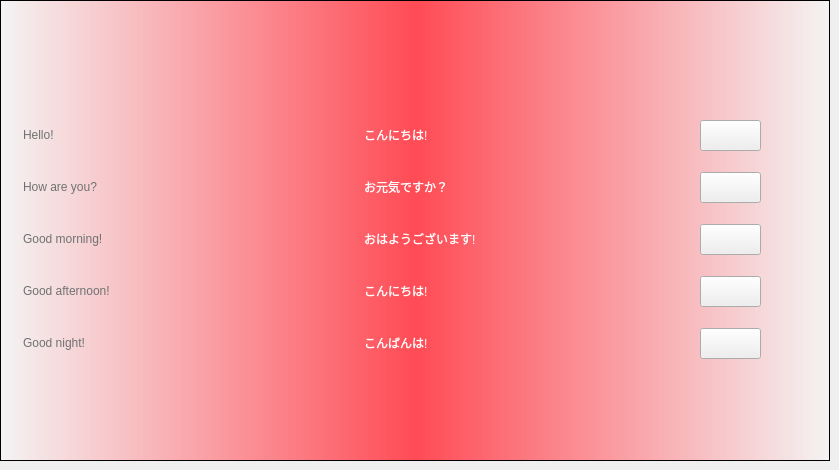
  <widget class="QWidget" name="tab_7">
   <attribute name="title">
    <string>Japanese</string>
   </attribute>
   <widget class="QFrame" name="frame_7">
    <property name="geometry">
     <rect>
      <x>0</x>
      <y>0</y>
      <width>830</width>
      <height>461</height>
     </rect>
    </property>
    <property name="styleSheet">
     <string notr="true">QFrame {
	color: #717171;
}

QFrame#frame_7 { 
	background-color: qlineargradient(spread:pad, x1:0, y1:0, x2:1, y2:0, stop:0 rgba(244, 244, 244, 255), stop:0.5 rgba(255, 75, 85, 255), stop:1 rgba(244, 244, 244, 255));
}</string>
    </property>
    <property name="frameShape">
     <enum>QFrame::StyledPanel</enum>
    </property>
    <property name="frameShadow">
     <enum>QFrame::Raised</enum>
    </property>
    <widget class="QLabel" name="lb_flag_japanese">
     <property name="geometry">
      <rect>
       <x>364</x>
       <y>20</y>
       <width>102</width>
       <height>64</height>
      </rect>
     </property>
     <property name="styleSheet">
      <string notr="true"/>
     </property>
     <property name="text">
      <string/>
     </property>
    </widget>
    <widget class="QLabel" name="label_65">
     <property name="geometry">
      <rect>
       <x>23</x>
       <y>112</y>
       <width>100</width>
       <height>46</height>
      </rect>
     </property>
     <property name="styleSheet">
      <string notr="true">font: 75 28pt &quot;Trebuchet MS&quot;;</string>
     </property>
     <property name="text">
      <string>Hello!</string>
     </property>
    </widget>
    <widget class="QLabel" name="label_66">
     <property name="geometry">
      <rect>
       <x>23</x>
       <y>320</y>
       <width>196</width>
       <height>46</height>
      </rect>
     </property>
     <property name="styleSheet">
      <string notr="true">font: 75 28pt &quot;Trebuchet MS&quot;;</string>
     </property>
     <property name="text">
      <string>Good night!</string>
     </property>
    </widget>
    <widget class="QLabel" name="label_67">
     <property name="geometry">
      <rect>
       <x>23</x>
       <y>164</y>
       <width>219</width>
       <height>46</height>
      </rect>
     </property>
     <property name="styleSheet">
      <string notr="true">font: 75 28pt &quot;Trebuchet MS&quot;;</string>
     </property>
     <property name="text">
      <string>How are you?</string>
     </property>
    </widget>
    <widget class="QLabel" name="label_68">
     <property name="geometry">
      <rect>
       <x>23</x>
       <y>216</y>
       <width>246</width>
       <height>46</height>
      </rect>
     </property>
     <property name="styleSheet">
      <string notr="true">font: 75 28pt &quot;Trebuchet MS&quot;;</string>
     </property>
     <property name="text">
      <string>Good morning!</string>
     </property>
    </widget>
    <widget class="QLabel" name="label_69">
     <property name="geometry">
      <rect>
       <x>23</x>
       <y>268</y>
       <width>273</width>
       <height>46</height>
      </rect>
     </property>
     <property name="styleSheet">
      <string notr="true">font: 75 28pt &quot;Trebuchet MS&quot;;</string>
     </property>
     <property name="text">
      <string>Good afternoon!</string>
     </property>
    </widget>
    <widget class="QPushButton" name="pushButton_31">
     <property name="enabled">
      <bool>true</bool>
     </property>
     <property name="geometry">
      <rect>
       <x>700</x>
       <y>120</y>
       <width>61</width>
       <height>31</height>
      </rect>
     </property>
     <property name="styleSheet">
      <string notr="true"/>
     </property>
     <property name="text">
      <string/>
     </property>
    </widget>
    <widget class="QPushButton" name="pushButton_32">
     <property name="geometry">
      <rect>
       <x>700</x>
       <y>172</y>
       <width>61</width>
       <height>31</height>
      </rect>
     </property>
     <property name="text">
      <string/>
     </property>
    </widget>
    <widget class="QPushButton" name="pushButton_33">
     <property name="geometry">
      <rect>
       <x>700</x>
       <y>224</y>
       <width>61</width>
       <height>31</height>
      </rect>
     </property>
     <property name="text">
      <string/>
     </property>
    </widget>
    <widget class="QPushButton" name="pushButton_34">
     <property name="geometry">
      <rect>
       <x>700</x>
       <y>276</y>
       <width>61</width>
       <height>31</height>
      </rect>
     </property>
     <property name="text">
      <string/>
     </property>
    </widget>
    <widget class="QPushButton" name="pushButton_35">
     <property name="geometry">
      <rect>
       <x>700</x>
       <y>328</y>
       <width>61</width>
       <height>31</height>
      </rect>
     </property>
     <property name="text">
      <string/>
     </property>
    </widget>
    <widget class="QLabel" name="label_70">
     <property name="geometry">
      <rect>
       <x>364</x>
       <y>216</y>
       <width>281</width>
       <height>46</height>
      </rect>
     </property>
     <property name="styleSheet">
      <string notr="true">font: 75 28pt &quot;Trebuchet MS&quot;;
color: white;</string>
     </property>
     <property name="text">
      <string>おはようございます!</string>
     </property>
    </widget>
    <widget class="QLabel" name="label_71">
     <property name="geometry">
      <rect>
       <x>364</x>
       <y>164</y>
       <width>231</width>
       <height>46</height>
      </rect>
     </property>
     <property name="styleSheet">
      <string notr="true">font: 75 28pt &quot;Trebuchet MS&quot;;
color: white;</string>
     </property>
     <property name="text">
      <string>お元気ですか？</string>
     </property>
    </widget>
    <widget class="QLabel" name="label_72">
     <property name="geometry">
      <rect>
       <x>364</x>
       <y>268</y>
       <width>273</width>
       <height>46</height>
      </rect>
     </property>
     <property name="styleSheet">
      <string notr="true">font: 75 28pt &quot;Trebuchet MS&quot;;
color: white;</string>
     </property>
     <property name="text">
      <string>こんにちは!</string>
     </property>
    </widget>
    <widget class="QLabel" name="label_73">
     <property name="geometry">
      <rect>
       <x>364</x>
       <y>320</y>
       <width>196</width>
       <height>46</height>
      </rect>
     </property>
     <property name="styleSheet">
      <string notr="true">font: 75 28pt &quot;Trebuchet MS&quot;;
color: white;</string>
     </property>
     <property name="text">
      <string>こんばんは!</string>
     </property>
    </widget>
    <widget class="QLabel" name="label_74">
     <property name="geometry">
      <rect>
       <x>364</x>
       <y>112</y>
       <width>221</width>
       <height>46</height>
      </rect>
     </property>
     <property name="styleSheet">
      <string notr="true">font: 75 28pt &quot;Trebuchet MS&quot;;
color: white;</string>
     </property>
     <property name="text">
      <string>こんにちは!</string>
     </property>
    </widget>
   </widget>
  </widget>
